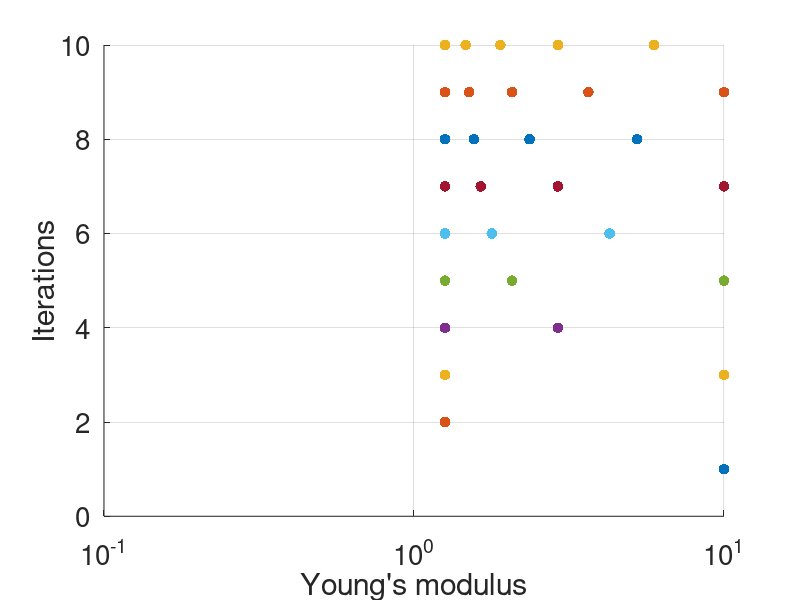

Write the MATLAB code that produced this figure.
clear; clc; clf

nIter = 10;
pmStruct = cell(nIter, 1);

pmStruct{1} = 0;
y = 1;
scatter(10 .^ pmStruct{1}, y, 60, 'filled', 'k')
hold on
for iS = 2:nIter
    
    y = (iS) * ones(1, iS);
    pmStruct{iS} = 10 .^ linspace(-1, 1, iS);
    scatter(pmStruct{iS}, y, 60, 'filled', 'k')
    
end

grid on
set(gca, 'XScale', 'log')
xlabel('Young''s modulus', 'FontSize', 20);
ylabel('Iterations', 'FontSize', 20);
set(gca,'fontsize',20)
